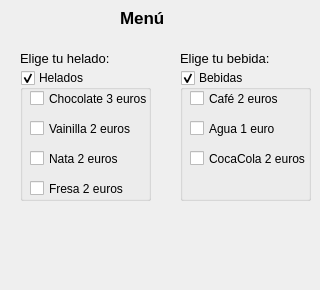
<?xml version="1.0" encoding="UTF-8"?>
<ui version="4.0">
 <class>HeladeriaDialog</class>
 <widget class="QDialog" name="HeladeriaDialog">
  <property name="geometry">
   <rect>
    <x>0</x>
    <y>0</y>
    <width>320</width>
    <height>290</height>
   </rect>
  </property>
  <property name="font">
   <font>
    <pointsize>11</pointsize>
   </font>
  </property>
  <property name="windowTitle">
   <string>Heladería</string>
  </property>
  <widget class="QLabel" name="label">
   <property name="geometry">
    <rect>
     <x>120</x>
     <y>10</y>
     <width>61</width>
     <height>16</height>
    </rect>
   </property>
   <property name="font">
    <font>
     <pointsize>13</pointsize>
     <weight>75</weight>
     <bold>true</bold>
    </font>
   </property>
   <property name="text">
    <string>Menú</string>
   </property>
  </widget>
  <widget class="QLabel" name="label_2">
   <property name="geometry">
    <rect>
     <x>20</x>
     <y>50</y>
     <width>101</width>
     <height>16</height>
    </rect>
   </property>
   <property name="font">
    <font>
     <pointsize>10</pointsize>
    </font>
   </property>
   <property name="text">
    <string>Elige tu helado:</string>
   </property>
  </widget>
  <widget class="QLabel" name="label_3">
   <property name="geometry">
    <rect>
     <x>180</x>
     <y>50</y>
     <width>101</width>
     <height>16</height>
    </rect>
   </property>
   <property name="font">
    <font>
     <pointsize>10</pointsize>
    </font>
   </property>
   <property name="text">
    <string>Elige tu bebida:</string>
   </property>
  </widget>
  <widget class="QGroupBox" name="gbx_helados">
   <property name="geometry">
    <rect>
     <x>20</x>
     <y>70</y>
     <width>131</width>
     <height>131</height>
    </rect>
   </property>
   <property name="font">
    <font>
     <pointsize>9</pointsize>
    </font>
   </property>
   <property name="title">
    <string>Helados</string>
   </property>
   <property name="checkable">
    <bool>true</bool>
   </property>
   <widget class="QCheckBox" name="chk_chocolate">
    <property name="geometry">
     <rect>
      <x>10</x>
      <y>20</y>
      <width>121</width>
      <height>17</height>
     </rect>
    </property>
    <property name="text">
     <string>Chocolate 3 euros</string>
    </property>
   </widget>
   <widget class="QCheckBox" name="chk_vainilla">
    <property name="geometry">
     <rect>
      <x>10</x>
      <y>50</y>
      <width>111</width>
      <height>17</height>
     </rect>
    </property>
    <property name="text">
     <string>Vainilla 2 euros</string>
    </property>
   </widget>
   <widget class="QCheckBox" name="chk_nata">
    <property name="geometry">
     <rect>
      <x>10</x>
      <y>80</y>
      <width>101</width>
      <height>17</height>
     </rect>
    </property>
    <property name="text">
     <string>Nata 2 euros</string>
    </property>
   </widget>
   <widget class="QCheckBox" name="chk_fresa">
    <property name="geometry">
     <rect>
      <x>10</x>
      <y>110</y>
      <width>101</width>
      <height>17</height>
     </rect>
    </property>
    <property name="text">
     <string>Fresa 2 euros</string>
    </property>
   </widget>
  </widget>
  <widget class="QGroupBox" name="gbx_bebidas">
   <property name="geometry">
    <rect>
     <x>180</x>
     <y>70</y>
     <width>131</width>
     <height>131</height>
    </rect>
   </property>
   <property name="font">
    <font>
     <pointsize>9</pointsize>
    </font>
   </property>
   <property name="title">
    <string>Bebidas</string>
   </property>
   <property name="checkable">
    <bool>true</bool>
   </property>
   <widget class="QCheckBox" name="chk_cafe">
    <property name="geometry">
     <rect>
      <x>10</x>
      <y>20</y>
      <width>101</width>
      <height>17</height>
     </rect>
    </property>
    <property name="text">
     <string>Café 2 euros</string>
    </property>
   </widget>
   <widget class="QCheckBox" name="chk_agua">
    <property name="geometry">
     <rect>
      <x>10</x>
      <y>50</y>
      <width>101</width>
      <height>17</height>
     </rect>
    </property>
    <property name="text">
     <string>Agua 1 euro</string>
    </property>
   </widget>
   <widget class="QCheckBox" name="chk_cocacola">
    <property name="geometry">
     <rect>
      <x>10</x>
      <y>80</y>
      <width>121</width>
      <height>17</height>
     </rect>
    </property>
    <property name="text">
     <string>CocaCola 2 euros</string>
    </property>
   </widget>
  </widget>
  <widget class="QLabel" name="lbl_total">
   <property name="geometry">
    <rect>
     <x>30</x>
     <y>220</y>
     <width>261</width>
     <height>51</height>
    </rect>
   </property>
   <property name="font">
    <font>
     <pointsize>11</pointsize>
    </font>
   </property>
   <property name="text">
    <string/>
   </property>
  </widget>
 </widget>
 <resources/>
 <connections/>
</ui>
